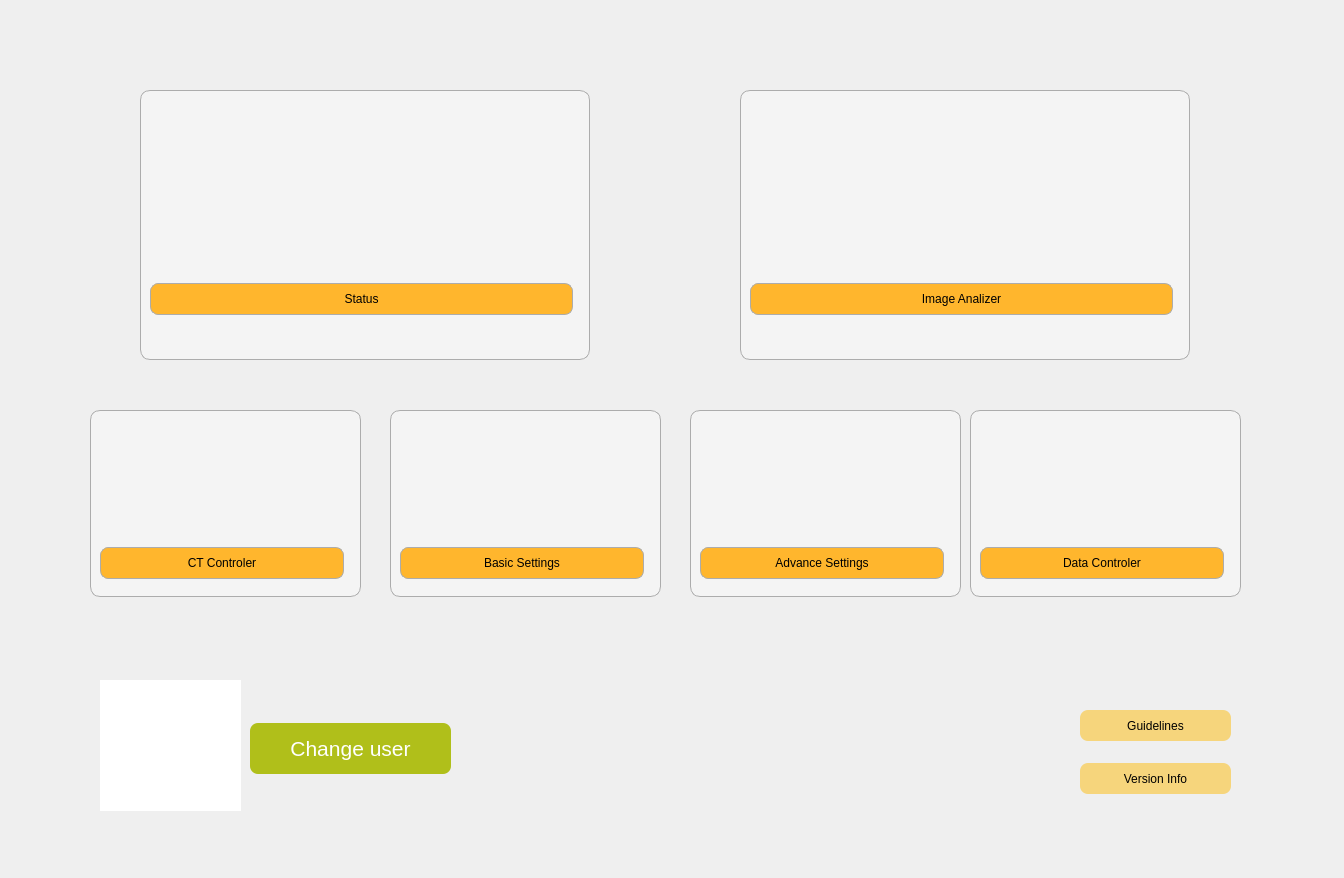
<?xml version="1.0" encoding="UTF-8"?>
<ui version="4.0">
 <class>MainWindow</class>
 <widget class="QMainWindow" name="MainWindow">
  <property name="geometry">
   <rect>
    <x>0</x>
    <y>0</y>
    <width>1344</width>
    <height>878</height>
   </rect>
  </property>
  <property name="windowTitle">
   <string>CT IBTI</string>
  </property>
  <widget class="QWidget" name="centralwidget">
   <widget class="QLabel" name="label">
    <property name="geometry">
     <rect>
      <x>100</x>
      <y>20</y>
      <width>1131</width>
      <height>40</height>
     </rect>
    </property>
    <property name="text">
     <string>&lt;html&gt;&lt;head/&gt;&lt;body&gt;&lt;p align=&quot;center&quot;&gt;&lt;img src=&quot;:/Logo/QT designer assets/Logo-IBTI-resised.png&quot;/&gt;&lt;/p&gt;&lt;/body&gt;&lt;/html&gt;</string>
    </property>
   </widget>
   <widget class="QFrame" name="frame_detector">
    <property name="geometry">
     <rect>
      <x>140</x>
      <y>90</y>
      <width>450</width>
      <height>270</height>
     </rect>
    </property>
    <property name="styleSheet">
     <string notr="true">background-color: rgb(244, 244, 244);
border-radius: 10px;
border: 1px solid #ACACAC;
</string>
    </property>
    <property name="frameShape">
     <enum>QFrame::StyledPanel</enum>
    </property>
    <property name="frameShadow">
     <enum>QFrame::Raised</enum>
    </property>
    <layout class="QVBoxLayout" name="verticalLayout_2">
     <property name="spacing">
      <number>8</number>
     </property>
     <property name="topMargin">
      <number>16</number>
     </property>
     <property name="rightMargin">
      <number>16</number>
     </property>
     <property name="bottomMargin">
      <number>0</number>
     </property>
     <item>
      <widget class="QLabel" name="label_detector">
       <property name="maximumSize">
        <size>
         <width>16777215</width>
         <height>82</height>
        </size>
       </property>
       <property name="styleSheet">
        <string notr="true">Border: None
</string>
       </property>
       <property name="text">
        <string>&lt;html&gt;&lt;head/&gt;&lt;body&gt;&lt;p align=&quot;center&quot;&gt;&lt;img src=&quot;:/Logo/QT designer assets/tomograph 1.png&quot;/&gt;&lt;/p&gt;&lt;/body&gt;&lt;/html&gt;</string>
       </property>
      </widget>
     </item>
     <item>
      <widget class="QPushButton" name="button_detector">
       <property name="styleSheet">
        <string notr="true">display: flex;
padding: 8px 24px;
justify-content: center;
align-items: center;
gap: 10px;
align-self: stretch;
font: 12pt &quot;Segoe UI&quot;;

border-radius: 8px;
background: #FFB62D;</string>
       </property>
       <property name="text">
        <string>Status</string>
       </property>
      </widget>
     </item>
    </layout>
   </widget>
   <widget class="QFrame" name="frame_command">
    <property name="geometry">
     <rect>
      <x>90</x>
      <y>410</y>
      <width>271</width>
      <height>187</height>
     </rect>
    </property>
    <property name="styleSheet">
     <string notr="true">background-color: rgb(244, 244, 244);
border-radius: 10px;
border: 1px solid #ACACAC;
</string>
    </property>
    <property name="frameShape">
     <enum>QFrame::StyledPanel</enum>
    </property>
    <property name="frameShadow">
     <enum>QFrame::Raised</enum>
    </property>
    <layout class="QVBoxLayout" name="verticalLayout_7">
     <property name="spacing">
      <number>8</number>
     </property>
     <property name="topMargin">
      <number>16</number>
     </property>
     <property name="rightMargin">
      <number>16</number>
     </property>
     <property name="bottomMargin">
      <number>0</number>
     </property>
     <item>
      <widget class="QLabel" name="label_command">
       <property name="maximumSize">
        <size>
         <width>16777215</width>
         <height>82</height>
        </size>
       </property>
       <property name="styleSheet">
        <string notr="true">Border: None
</string>
       </property>
       <property name="text">
        <string>&lt;html&gt;&lt;head/&gt;&lt;body&gt;&lt;p align=&quot;center&quot;&gt;&lt;img src=&quot;:/Logo/QT designer assets/send.png&quot;/&gt;&lt;/p&gt;&lt;/body&gt;&lt;/html&gt;</string>
       </property>
      </widget>
     </item>
     <item>
      <widget class="QPushButton" name="button_command">
       <property name="styleSheet">
        <string notr="true">display: flex;
padding: 8px 24px;
justify-content: center;
align-items: center;
gap: 10px;
align-self: stretch;
font: 12pt &quot;Segoe UI&quot;;

border-radius: 8px;
background: #FFB62D;</string>
       </property>
       <property name="text">
        <string>CT Controler</string>
       </property>
      </widget>
     </item>
    </layout>
   </widget>
   <widget class="QPushButton" name="Basic_Settings_Button_3">
    <property name="geometry">
     <rect>
      <x>1080</x>
      <y>710</y>
      <width>151</width>
      <height>31</height>
     </rect>
    </property>
    <property name="font">
     <font>
      <family>Segoe UI</family>
      <pointsize>9</pointsize>
      <weight>50</weight>
      <italic>false</italic>
      <bold>false</bold>
     </font>
    </property>
    <property name="styleSheet">
     <string notr="true">display: flex;
padding: 8px 24px;
justify-content: center;
align-items: center;
gap: 10px;
align-self: stretch;
font: 9pt &quot;Segoe UI&quot;;

border-radius: 8px;
background: #f6d57c;</string>
    </property>
    <property name="text">
     <string>Guidelines</string>
    </property>
   </widget>
   <widget class="QPushButton" name="Basic_Settings_Button_2">
    <property name="geometry">
     <rect>
      <x>1080</x>
      <y>763</y>
      <width>151</width>
      <height>31</height>
     </rect>
    </property>
    <property name="styleSheet">
     <string notr="true">display: flex;
padding: 8px 24px;
justify-content: center;
align-items: center;
gap: 10px;
align-self: stretch;
font: 9pt &quot;Segoe UI&quot;;

border-radius: 8px;
background: #f6d57c;</string>
    </property>
    <property name="text">
     <string>Version Info</string>
    </property>
   </widget>
   <widget class="QPushButton" name="button_user">
    <property name="geometry">
     <rect>
      <x>250</x>
      <y>723</y>
      <width>201</width>
      <height>51</height>
     </rect>
    </property>
    <property name="maximumSize">
     <size>
      <width>16777215</width>
      <height>64</height>
     </size>
    </property>
    <property name="font">
     <font>
      <family>Segoe UI</family>
      <pointsize>16</pointsize>
      <weight>50</weight>
      <italic>false</italic>
      <bold>false</bold>
     </font>
    </property>
    <property name="cursor">
     <cursorShape>PointingHandCursor</cursorShape>
    </property>
    <property name="styleSheet">
     <string notr="true">display: flex;
color: rgb(255, 255, 255);
padding: 8px 24px;
justify-content: center;
align-items: center;
gap: 10px;
align-self: stretch;
font: 16pt &quot;Segoe UI&quot;;

border-radius: 8px;
background: #B0BF1A</string>
    </property>
    <property name="text">
     <string>Change user</string>
    </property>
   </widget>
   <widget class="QLabel" name="label_user">
    <property name="geometry">
     <rect>
      <x>100</x>
      <y>680</y>
      <width>141</width>
      <height>131</height>
     </rect>
    </property>
    <property name="styleSheet">
     <string notr="true">background-color: rgb(255, 255, 255);</string>
    </property>
    <property name="text">
     <string>&lt;html&gt;&lt;head/&gt;&lt;body&gt;&lt;p align=&quot;center&quot;&gt;&lt;img src=&quot;:/Logo/QT designer assets/user.png&quot;/&gt;&lt;/p&gt;&lt;/body&gt;&lt;/html&gt;</string>
    </property>
   </widget>
   <widget class="QFrame" name="frame_image">
    <property name="geometry">
     <rect>
      <x>740</x>
      <y>90</y>
      <width>450</width>
      <height>270</height>
     </rect>
    </property>
    <property name="styleSheet">
     <string notr="true">background-color: rgb(244, 244, 244);
border-radius: 10px;
border: 1px solid #ACACAC;
</string>
    </property>
    <property name="frameShape">
     <enum>QFrame::StyledPanel</enum>
    </property>
    <property name="frameShadow">
     <enum>QFrame::Raised</enum>
    </property>
    <layout class="QVBoxLayout" name="verticalLayout_4">
     <property name="spacing">
      <number>8</number>
     </property>
     <property name="topMargin">
      <number>16</number>
     </property>
     <property name="rightMargin">
      <number>16</number>
     </property>
     <property name="bottomMargin">
      <number>0</number>
     </property>
     <item>
      <widget class="QLabel" name="label_visualizer">
       <property name="maximumSize">
        <size>
         <width>16777215</width>
         <height>82</height>
        </size>
       </property>
       <property name="styleSheet">
        <string notr="true">Border: None
</string>
       </property>
       <property name="text">
        <string>&lt;html&gt;&lt;head/&gt;&lt;body&gt;&lt;p align=&quot;center&quot;&gt;&lt;img src=&quot;:/Logo/QT designer assets/tomograph 1.png&quot;/&gt;&lt;/p&gt;&lt;/body&gt;&lt;/html&gt;</string>
       </property>
      </widget>
     </item>
     <item>
      <widget class="QPushButton" name="button_visualizer">
       <property name="styleSheet">
        <string notr="true">display: flex;
padding: 8px 24px;
justify-content: center;
align-items: center;
gap: 10px;
align-self: stretch;
font: 12pt &quot;Segoe UI&quot;;

border-radius: 8px;
background: #FFB62D;</string>
       </property>
       <property name="text">
        <string>Image Analizer</string>
       </property>
      </widget>
     </item>
    </layout>
   </widget>
   <widget class="QFrame" name="frame_basic">
    <property name="geometry">
     <rect>
      <x>390</x>
      <y>410</y>
      <width>271</width>
      <height>187</height>
     </rect>
    </property>
    <property name="styleSheet">
     <string notr="true">background-color: rgb(244, 244, 244);
border-radius: 10px;
border: 1px solid #ACACAC;
</string>
    </property>
    <property name="frameShape">
     <enum>QFrame::StyledPanel</enum>
    </property>
    <property name="frameShadow">
     <enum>QFrame::Raised</enum>
    </property>
    <layout class="QVBoxLayout" name="verticalLayout_8">
     <property name="spacing">
      <number>8</number>
     </property>
     <property name="topMargin">
      <number>16</number>
     </property>
     <property name="rightMargin">
      <number>16</number>
     </property>
     <property name="bottomMargin">
      <number>0</number>
     </property>
     <item>
      <widget class="QLabel" name="label_basic">
       <property name="maximumSize">
        <size>
         <width>16777215</width>
         <height>82</height>
        </size>
       </property>
       <property name="styleSheet">
        <string notr="true">Border: None
</string>
       </property>
       <property name="text">
        <string>&lt;html&gt;&lt;head/&gt;&lt;body&gt;&lt;p align=&quot;center&quot;&gt;&lt;img src=&quot;:/Logo/QT designer assets/send.png&quot;/&gt;&lt;/p&gt;&lt;/body&gt;&lt;/html&gt;</string>
       </property>
      </widget>
     </item>
     <item>
      <widget class="QPushButton" name="button_basic">
       <property name="styleSheet">
        <string notr="true">display: flex;
padding: 8px 24px;
justify-content: center;
align-items: center;
gap: 10px;
align-self: stretch;
font: 12pt &quot;Segoe UI&quot;;

border-radius: 8px;
background: #FFB62D;</string>
       </property>
       <property name="text">
        <string>Basic Settings</string>
       </property>
      </widget>
     </item>
    </layout>
   </widget>
   <widget class="QFrame" name="frame_advance">
    <property name="geometry">
     <rect>
      <x>690</x>
      <y>410</y>
      <width>271</width>
      <height>187</height>
     </rect>
    </property>
    <property name="styleSheet">
     <string notr="true">background-color: rgb(244, 244, 244);
border-radius: 10px;
border: 1px solid #ACACAC;
</string>
    </property>
    <property name="frameShape">
     <enum>QFrame::StyledPanel</enum>
    </property>
    <property name="frameShadow">
     <enum>QFrame::Raised</enum>
    </property>
    <layout class="QVBoxLayout" name="verticalLayout_9">
     <property name="spacing">
      <number>8</number>
     </property>
     <property name="topMargin">
      <number>16</number>
     </property>
     <property name="rightMargin">
      <number>16</number>
     </property>
     <property name="bottomMargin">
      <number>0</number>
     </property>
     <item>
      <widget class="QLabel" name="label_advance">
       <property name="maximumSize">
        <size>
         <width>16777215</width>
         <height>82</height>
        </size>
       </property>
       <property name="styleSheet">
        <string notr="true">Border: None
</string>
       </property>
       <property name="text">
        <string>&lt;html&gt;&lt;head/&gt;&lt;body&gt;&lt;p align=&quot;center&quot;&gt;&lt;img src=&quot;:/Logo/QT designer assets/send.png&quot;/&gt;&lt;/p&gt;&lt;/body&gt;&lt;/html&gt;</string>
       </property>
      </widget>
     </item>
     <item>
      <widget class="QPushButton" name="button_advance">
       <property name="styleSheet">
        <string notr="true">display: flex;
padding: 8px 24px;
justify-content: center;
align-items: center;
gap: 10px;
align-self: stretch;
font: 12pt &quot;Segoe UI&quot;;

border-radius: 8px;
background: #FFB62D;</string>
       </property>
       <property name="text">
        <string>Advance Settings</string>
       </property>
      </widget>
     </item>
    </layout>
   </widget>
   <widget class="QFrame" name="frame_server">
    <property name="geometry">
     <rect>
      <x>970</x>
      <y>410</y>
      <width>271</width>
      <height>187</height>
     </rect>
    </property>
    <property name="styleSheet">
     <string notr="true">background-color: rgb(244, 244, 244);
border-radius: 10px;
border: 1px solid #ACACAC;
</string>
    </property>
    <property name="frameShape">
     <enum>QFrame::StyledPanel</enum>
    </property>
    <property name="frameShadow">
     <enum>QFrame::Raised</enum>
    </property>
    <layout class="QVBoxLayout" name="verticalLayout_10">
     <property name="spacing">
      <number>8</number>
     </property>
     <property name="topMargin">
      <number>16</number>
     </property>
     <property name="rightMargin">
      <number>16</number>
     </property>
     <property name="bottomMargin">
      <number>0</number>
     </property>
     <item>
      <widget class="QLabel" name="label_server">
       <property name="maximumSize">
        <size>
         <width>16777215</width>
         <height>82</height>
        </size>
       </property>
       <property name="styleSheet">
        <string notr="true">Border: None
</string>
       </property>
       <property name="text">
        <string>&lt;html&gt;&lt;head/&gt;&lt;body&gt;&lt;p align=&quot;center&quot;&gt;&lt;img src=&quot;:/Logo/QT designer assets/send.png&quot;/&gt;&lt;/p&gt;&lt;/body&gt;&lt;/html&gt;</string>
       </property>
      </widget>
     </item>
     <item>
      <widget class="QPushButton" name="button_server">
       <property name="styleSheet">
        <string notr="true">display: flex;
padding: 8px 24px;
justify-content: center;
align-items: center;
gap: 10px;
align-self: stretch;
font: 12pt &quot;Segoe UI&quot;;

border-radius: 8px;
background: #FFB62D;</string>
       </property>
       <property name="text">
        <string>Data Controler</string>
       </property>
      </widget>
     </item>
    </layout>
   </widget>
  </widget>
 </widget>
 <resources/>
 <connections/>
</ui>
